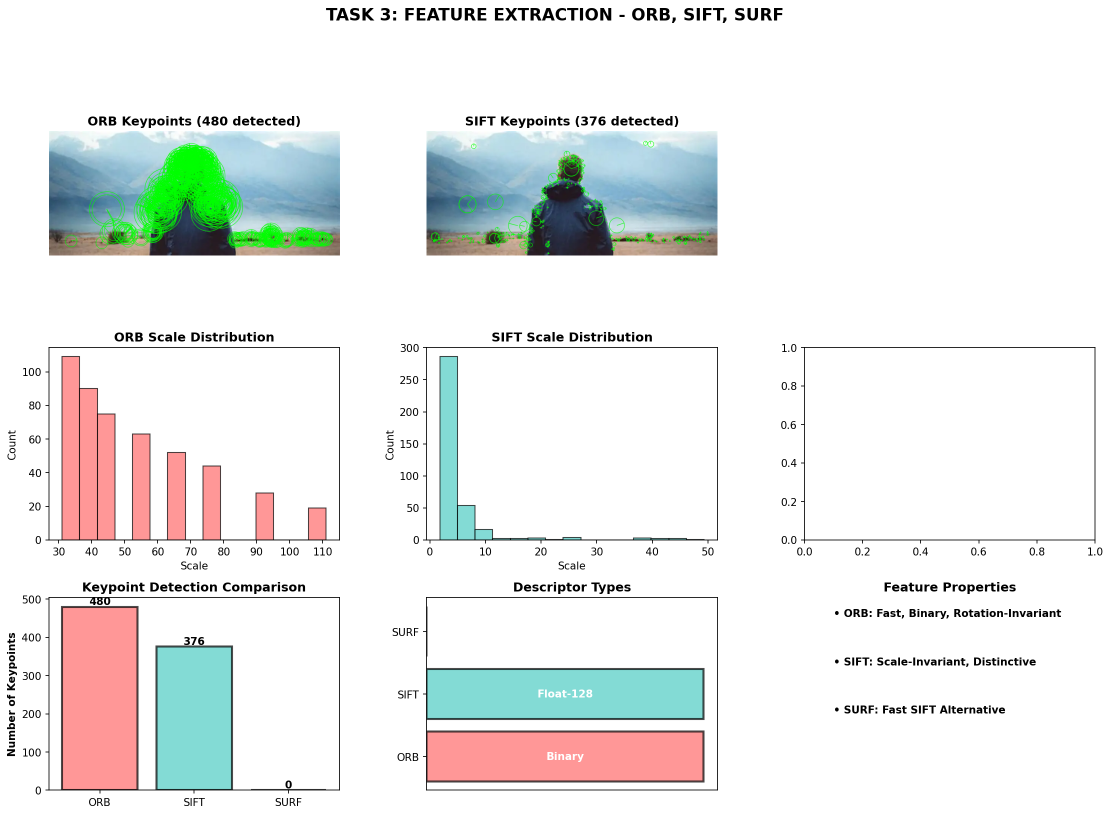
#> input picture task3_feature_extraction_results.png, 2221 x 1630 px, given in place of OIP (2).webp, which was not available (shown at 1/2 size)
$ python task3_feature_extraction.py
#> lines starting #> are read from the running program, lines starting #| are printed output that depends on the picture; pictures that were not available may be replaced by others from this repository, and a replacement may not be noted
"""
TASK 3: FEATURE EXTRACTION
Applies ORB, SIFT, and SURF feature detectors
Visualizes keypoints and descriptors
"""

import cv2
import numpy as np
import matplotlib
matplotlib.use('Agg')  # Non-interactive backend
import matplotlib.pyplot as plt
import sys

# Image path
IMAGE_PATH = r"C:\Users\gtcam\OneDrive\Pictures\Camera Roll\OIP (2).webp"

def load_image(path):
    """Load image"""
    img = cv2.imread(path)
    if img is None:
        raise FileNotFoundError(f"Image not found at {path}")
    img_rgb = cv2.cvtColor(img, cv2.COLOR_BGR2RGB)
    img_gray = cv2.cvtColor(img, cv2.COLOR_BGR2GRAY)
    return img_rgb, img_gray

def apply_orb(img_gray, n_features=500):
    """
    Apply ORB (Oriented FAST and Rotated BRIEF) feature detector

    Characteristics:
    - Binary descriptors (fast comparison)
    - Rotation invariant
    - Scale invariant
    - Fast and efficient for real-time applications
    """
    print("[*] Applying ORB (Oriented FAST and Rotated BRIEF)...")

    orb = cv2.ORB_create(nfeatures=n_features)
    keypoints, descriptors = orb.detectAndCompute(img_gray, None)

    print(f"    ✓ ORB keypoints detected: {len(keypoints)}")
    if descriptors is not None:
        print(f"    ✓ Descriptor shape: {descriptors.shape}")
        print(f"    ✓ Descriptor type: Binary")

    return keypoints, descriptors, 'ORB'

def apply_sift(img_gray):
    """
    Apply SIFT (Scale-Invariant Feature Transform) feature detector

    Characteristics:
    - Scale invariant
    - Rotation invariant
    - Highly distinctive descriptors (Float-128)
    - Computationally more expensive
    - Patent-free since 2020
    """
    print("[*] Applying SIFT (Scale-Invariant Feature Transform)...")

    sift = cv2.SIFT_create()
    keypoints, descriptors = sift.detectAndCompute(img_gray, None)

    print(f"    ✓ SIFT keypoints detected: {len(keypoints)}")
    if descriptors is not None:
        print(f"    ✓ Descriptor shape: {descriptors.shape}")
        print(f"    ✓ Descriptor type: Float (128-dimensional)")

    return keypoints, descriptors, 'SIFT'

def apply_surf(img_gray, hessian_threshold=400):
    """
    Apply SURF (Speeded Up Robust Features) feature detector

    Characteristics:
    - Similar to SIFT but faster
    - Scale and rotation invariant
    - Uses Hessian matrix for detection
    - Good balance between speed and quality
    """
    print("[*] Applying SURF (Speeded Up Robust Features)...")

    try:
        surf = cv2.xfeatures2d.SURF_create(hessianThreshold=hessian_threshold)
        keypoints, descriptors = surf.detectAndCompute(img_gray, None)

        print(f"    ✓ SURF keypoints detected: {len(keypoints)}")
        if descriptors is not None:
            print(f"    ✓ Descriptor shape: {descriptors.shape}")
            print(f"    ✓ Descriptor type: Float")

        return keypoints, descriptors, 'SURF'

    except Exception as e:
        print(f"    ✗ SURF not available: {str(e)}")
        return [], None, 'SURF'

def visualize_keypoints(img_rgb, keypoints, detector_name):
    """
    Visualize keypoints on the image
    """
    img_with_kp = cv2.drawKeypoints(
        img_rgb, keypoints, None,
        color=(0, 255, 0),
        flags=cv2.DRAW_MATCHES_FLAGS_DRAW_RICH_KEYPOINTS
    )
    return img_with_kp

# [46 lines left out: functions analyze_keypoint_distribution, analyze_keypoint_scales, not called in this run]

def print_feature_statistics(kp_orb, kp_sift, kp_surf):
    """Print detailed statistics about feature extraction"""
    print("\n" + "="*70)
    print("FEATURE EXTRACTION STATISTICS")
    print("="*70)

    print(f"\n    ═══ KEYPOINT COUNTS ═══")
    print(f"    ORB:  {len(kp_orb)} keypoints")
    print(f"    SIFT: {len(kp_sift)} keypoints")
    print(f"    SURF: {len(kp_surf)} keypoints")

    print(f"\n    ═══ ORB ANALYSIS ═══")
    if kp_orb:
        scales = np.array([kp.size for kp in kp_orb])
        angles = np.array([kp.angle for kp in kp_orb])
        print(f"      • Keypoints: {len(kp_orb)}")
        print(f"      • Mean scale: {np.mean(scales):.2f}")
        print(f"      • Scale range: {np.min(scales):.2f} - {np.max(scales):.2f}")
        print(f"      • Mean orientation: {np.mean(angles):.2f}°")

    print(f"\n    ═══ SIFT ANALYSIS ═══")
    if kp_sift:
        scales = np.array([kp.size for kp in kp_sift])
        angles = np.array([kp.angle for kp in kp_sift])
        print(f"      • Keypoints: {len(kp_sift)}")
        print(f"      • Mean scale: {np.mean(scales):.2f}")
        print(f"      • Scale range: {np.min(scales):.2f} - {np.max(scales):.2f}")
        print(f"      • Mean orientation: {np.mean(angles):.2f}°")

    print(f"\n    ═══ SURF ANALYSIS ═══")
    if kp_surf:
        scales = np.array([kp.size for kp in kp_surf])
        angles = np.array([kp.angle for kp in kp_surf])
        print(f"      • Keypoints: {len(kp_surf)}")
        print(f"      • Mean scale: {np.mean(scales):.2f}")
        print(f"      • Scale range: {np.min(scales):.2f} - {np.max(scales):.2f}")
        print(f"      • Mean orientation: {np.mean(angles):.2f}°")

def visualize_features(img_rgb, kp_orb, kp_sift, kp_surf, desc_orb, desc_sift, desc_surf):
    """Visualize feature extraction results"""
    print("\n[*] Creating visualizations...")

    # Draw keypoints
    img_orb_kp = visualize_keypoints(img_rgb, kp_orb, 'ORB')
    img_sift_kp = visualize_keypoints(img_rgb, kp_sift, 'SIFT')
    img_surf_kp = visualize_keypoints(img_rgb, kp_surf, 'SURF') if kp_surf else None

    fig = plt.figure(figsize=(18, 12))

    # Create grid
    gs = fig.add_gridspec(3, 3, hspace=0.3, wspace=0.3)

    # Row 1: Keypoint visualizations
    ax1 = fig.add_subplot(gs[0, 0])
    ax1.imshow(img_orb_kp)
    ax1.set_title(f'ORB Keypoints ({len(kp_orb)} detected)', fontweight='bold')
    ax1.axis('off')

    ax2 = fig.add_subplot(gs[0, 1])
    ax2.imshow(img_sift_kp)
    ax2.set_title(f'SIFT Keypoints ({len(kp_sift)} detected)', fontweight='bold')
    ax2.axis('off')

    if img_surf_kp is not None:
        ax3 = fig.add_subplot(gs[0, 2])
        ax3.imshow(img_surf_kp)
        ax3.set_title(f'SURF Keypoints ({len(kp_surf)} detected)', fontweight='bold')
        ax3.axis('off')

    # Row 2: Scale distributions
    ax4 = fig.add_subplot(gs[1, 0])
    if kp_orb:
        scales_orb = [kp.size for kp in kp_orb]
        ax4.hist(scales_orb, bins=15, color='#FF6B6B', edgecolor='black', alpha=0.7)
        ax4.set_title('ORB Scale Distribution', fontweight='bold')
        ax4.set_xlabel('Scale')
        ax4.set_ylabel('Count')

    ax5 = fig.add_subplot(gs[1, 1])
    if kp_sift:
        scales_sift = [kp.size for kp in kp_sift]
        ax5.hist(scales_sift, bins=15, color='#4ECDC4', edgecolor='black', alpha=0.7)
        ax5.set_title('SIFT Scale Distribution', fontweight='bold')
        ax5.set_xlabel('Scale')
        ax5.set_ylabel('Count')

    ax6 = fig.add_subplot(gs[1, 2])
    if kp_surf:
        scales_surf = [kp.size for kp in kp_surf]
        ax6.hist(scales_surf, bins=15, color='#45B7D1', edgecolor='black', alpha=0.7)
        ax6.set_title('SURF Scale Distribution', fontweight='bold')
        ax6.set_xlabel('Scale')
        ax6.set_ylabel('Count')

    # Row 3: Comparative bar charts
    ax7 = fig.add_subplot(gs[2, 0])
    detectors = ['ORB', 'SIFT', 'SURF']
    keypoints_count = [len(kp_orb), len(kp_sift), len(kp_surf)]
    colors = ['#FF6B6B', '#4ECDC4', '#45B7D1']
    bars = ax7.bar(detectors, keypoints_count, color=colors, edgecolor='black', alpha=0.7, linewidth=2)
    ax7.set_ylabel('Number of Keypoints', fontweight='bold')
    ax7.set_title('Keypoint Detection Comparison', fontweight='bold')
    for bar in bars:
        height = bar.get_height()
        ax7.text(bar.get_x() + bar.get_width()/2., height,
                f'{int(height)}', ha='center', va='bottom', fontweight='bold')

    # Descriptor information
    ax8 = fig.add_subplot(gs[2, 1])
    descriptor_info = ['Binary' if desc_orb is not None else 'None',
                      'Float-128' if desc_sift is not None else 'None',
                      'Float-64' if desc_surf is not None else 'None']
    y_pos = np.arange(len(detectors))
    ax8.barh(y_pos, [1, 1, 1] if kp_surf else [1, 1, 0], color=colors[:2+bool(kp_surf)],
             alpha=0.7, edgecolor='black', linewidth=2)
    ax8.set_yticks(y_pos)
    ax8.set_yticklabels(detectors)
    ax8.set_xticks([])
    ax8.set_title('Descriptor Types', fontweight='bold')
    for i, (det, desc) in enumerate(zip(detectors, descriptor_info)):
        ax8.text(0.5, i, desc, va='center', ha='center', fontweight='bold', color='white')

    # Feature characteristics
    ax9 = fig.add_subplot(gs[2, 2])
    ax9.axis('off')
    characteristics = [
        "ORB: Fast, Binary, Rotation-Invariant",
        "SIFT: Scale-Invariant, Distinctive",
        "SURF: Fast SIFT Alternative"
    ]
    y_start = 0.9
    for i, char in enumerate(characteristics):
        ax9.text(0.1, y_start - i*0.25, f"• {char}", fontsize=10, fontweight='bold',
                transform=ax9.transAxes, wrap=True)
    ax9.set_title('Feature Properties', fontweight='bold')

    fig.suptitle('TASK 3: FEATURE EXTRACTION - ORB, SIFT, SURF',
                 fontsize=16, fontweight='bold')

    output_path = r'c:\Users\gtcam\OneDrive\Desktop\Assignment-4\task3_feature_extraction_results.png'
    plt.savefig(output_path, dpi=150, bbox_inches='tight')
    print(f"    ✓ Visualization saved to: {output_path}")

    plt.show()

def main():
    print("="*70)
    print("TASK 3: FEATURE EXTRACTION")
    print("="*70)

    # Load image
    print("\n[*] Loading image...")
    img_rgb, img_gray = load_image(IMAGE_PATH)
#> in load_image, img is the input picture: shape (1630, 2221, 3); mean B, G, R 235.3, 236.8, 234.8
#> in load_image, `img_gray = cv2.cvtColor(img, cv2.COLOR_BGR2GRAY)`:
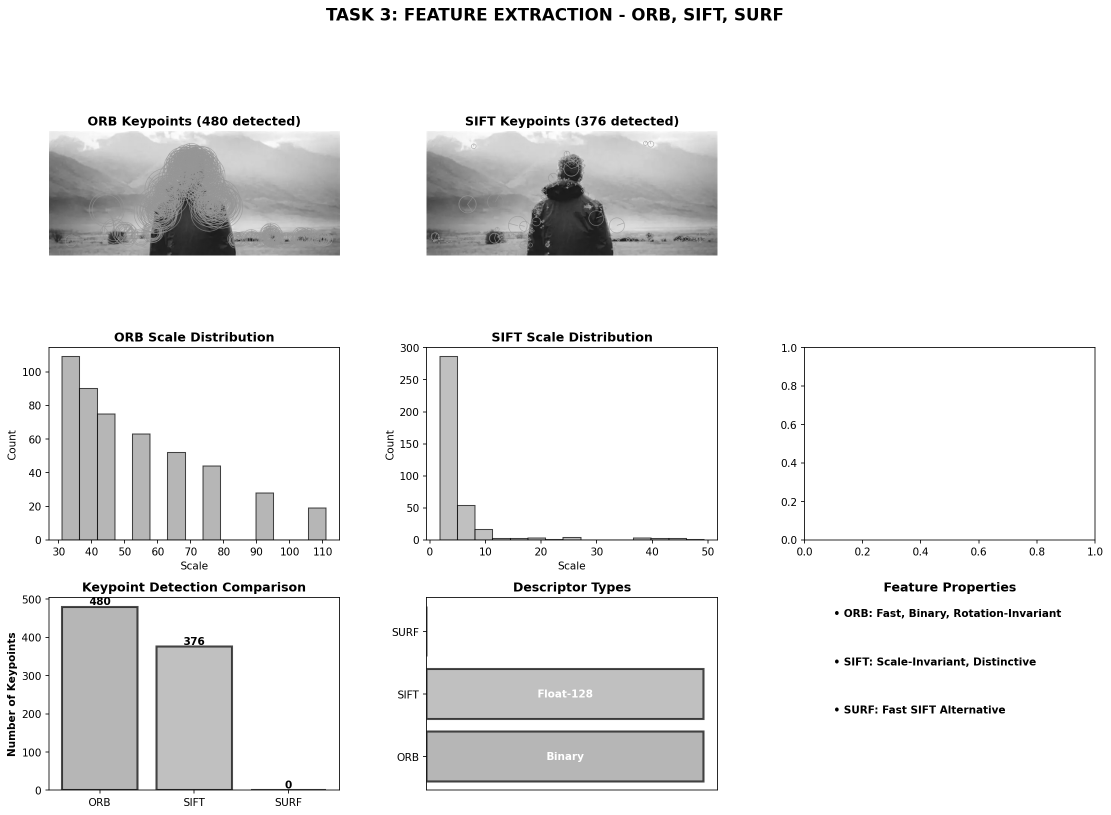
#> img_gray: shape (1630, 2221) (shown at 1/2 size); min 0, max 255, mean 236
    print(f"    ✓ Image shape: {img_rgb.shape}")
#|     ✓ Image shape: (1630, 2221, 3)

    # Apply feature detectors
    print("\n" + "─"*70)
    kp_orb, desc_orb, _ = apply_orb(img_gray, n_features=500)
#> in apply_orb, `keypoints, descriptors = orb.detectAndCompute(img_gray, None)`: keypoints = 502 keypoints; strongest (x, y, size): (1813, 1323, 31), (1972, 1323, 31), (1726, 1232, 37.2), (1728, 1229, 37.2)
#|     ✓ ORB keypoints detected: 502
#|     ✓ Descriptor shape: (502, 32)
#> kp_orb has the same summary as keypoints in apply_orb
    kp_sift, desc_sift, _ = apply_sift(img_gray)
#> in apply_sift, `keypoints, descriptors = sift.detectAndCompute(img_gray, None)`: keypoints = 4413 keypoints; strongest (x, y, size): (1673, 1226, 4.9), (1673, 1323, 4.9), (1673, 1419, 4.9), (789, 25, 4.3)
#|     ✓ SIFT keypoints detected: 4413
#|     ✓ Descriptor shape: (4413, 128)
#> kp_sift has the same summary as keypoints in apply_sift
    kp_surf, desc_surf, _ = apply_surf(img_gray)
#> kp_surf = []

    # Print statistics
    print_feature_statistics(kp_orb, kp_sift, kp_surf)
#|     ORB:  502 keypoints
#|     SIFT: 4413 keypoints
#|     SURF: 0 keypoints
#> in print_feature_statistics, `scales = np.array([kp.size for kp in kp_orb])`: scales = 502 values from 31 to 111.1
#> in print_feature_statistics, `angles = np.array([kp.angle for kp in kp_orb])`: angles = 502 values, max 357.8 at index 498, min 0.021 at index 395, mean 202.1
#|       • Keypoints: 502
#|       • Mean scale: 53.83
#|       • Scale range: 31.00 - 111.08
#|       • Mean orientation: 202.07°
#> in print_feature_statistics, `scales = np.array([kp.size for kp in kp_sift])`: scales = 4413 values, max 310.9 at index 2898, min 1.8 at index 376, mean 5.15
#> in print_feature_statistics, `angles = np.array([kp.angle for kp in kp_sift])`: angles = 4413 values, max 360 at index 2478, min 0.0564 at index 3257, mean 181
#|       • Keypoints: 4413
#|       • Mean scale: 5.15
#|       • Scale range: 1.80 - 310.94
#|       • Mean orientation: 181.01°

    # Visualize
    visualize_features(img_rgb, kp_orb, kp_sift, kp_surf, desc_orb, desc_sift, desc_surf)
#> in visualize_keypoints, `img_with_kp = cv2.drawKeypoints( img_rgb, keypoints, None, color=(0, 2..`:
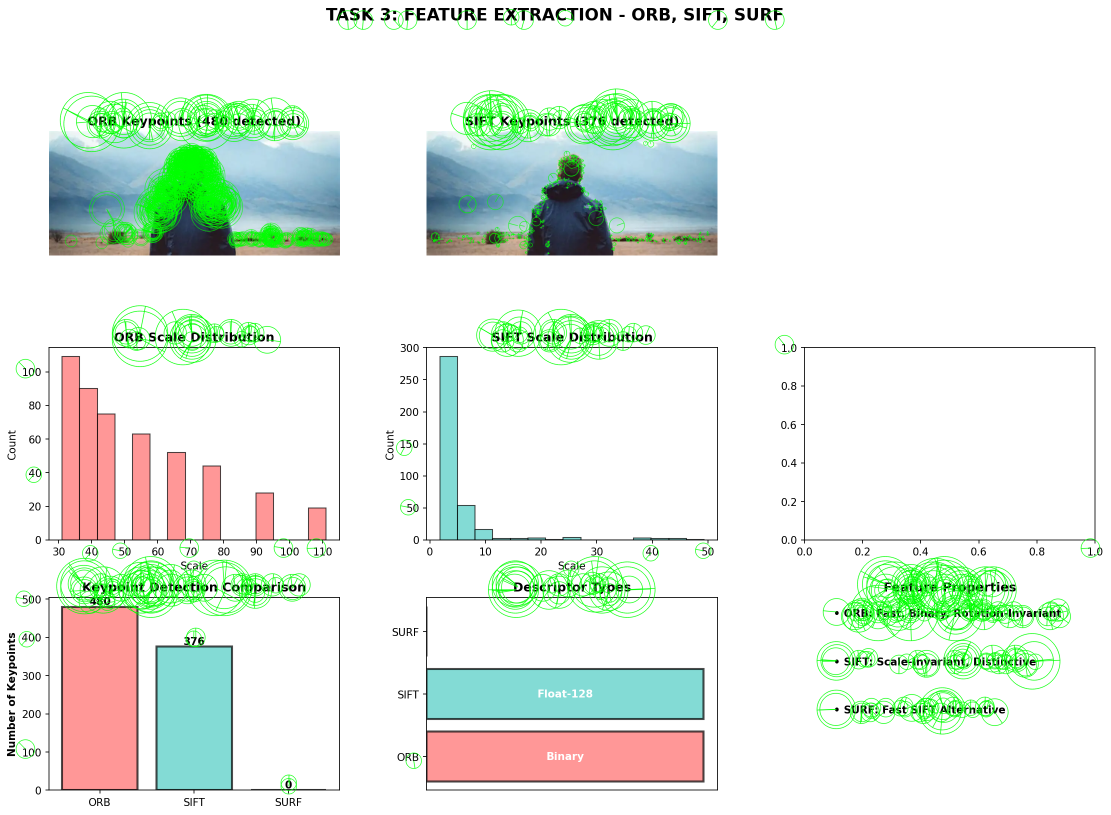
#> img_with_kp: shape (1630, 2221, 3) (shown at 1/2 size); mean R, G, B 228.3, 237.6, 228.7
#> call 2 of visualize_keypoints, with detector_name = 'SIFT'
#> in visualize_keypoints (call 2), `img_with_kp = cv2.drawKeypoints( img_rgb, keypoints, None, color=(0, 2..`:
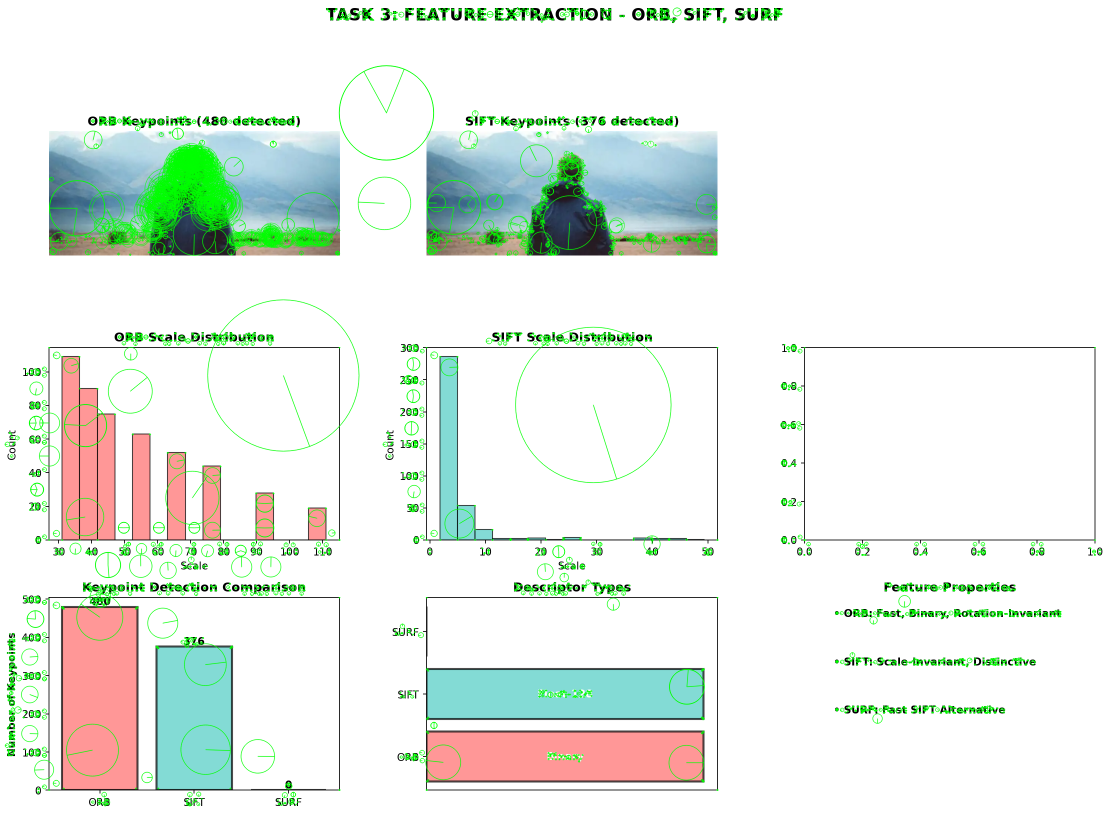
#> img_with_kp: shape (1630, 2221, 3) (shown at 1/2 size); mean R, G, B 231.7, 238.7, 232.2
#> in visualize_features, `scales_orb = [kp.size for kp in kp_orb]`: scales_orb = 502 values from 31 to 111.1
#> in visualize_features, `scales_sift = [kp.size for kp in kp_sift]`: scales_sift has the same summary as scales in print_feature_statistics
#> in visualize_features, `keypoints_count = [len(kp_orb), len(kp_sift), len(kp_surf)]`: keypoints_count = [502, 4413, 0]
#> the loop in visualize_features, `for bar in bars:` made 3 passes
#> height on passes 1 to 3: 502, 4413, 0
#> in visualize_features, `descriptor_info = ['Binary' if desc_orb is not None else 'None', 'Floa..`: descriptor_info = ['Binary', 'Float-128', 'None']
#> in visualize_features, `y_pos = np.arange(len(detectors))`: y_pos = [0, 1, 2]
#> the loop in visualize_features, `for i, (det, desc) in enumerate(zip(detectors, descriptor_info)):` made 3 passes
#> in visualize_features, `plt.savefig(output_path, dpi=150, bbox_inches='tight')`:
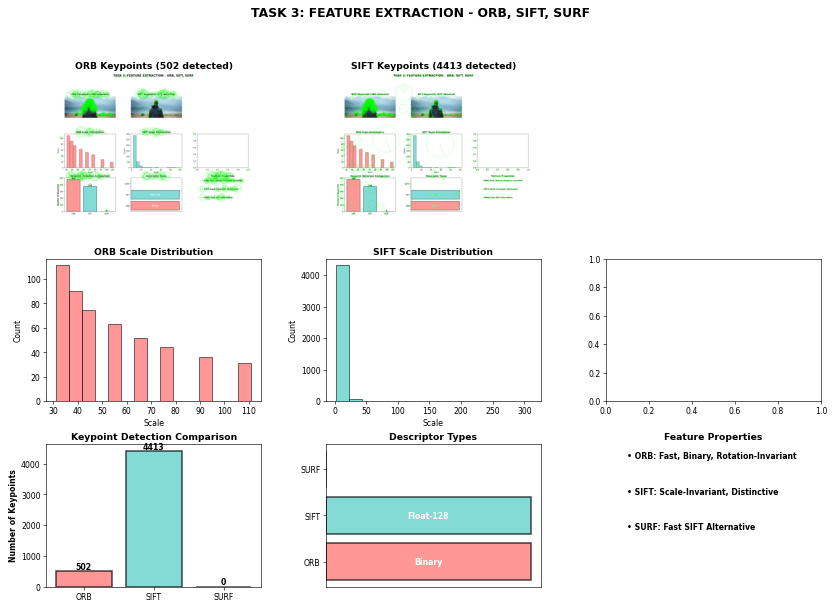
#> figure drawn by matplotlib, 6 panels; panel 3: tallest bar 111 high, from x = 31 to 36.34; panel 4: tallest bar 4308 high, from x = 1.8 to 22.41; panel 5: tallest bar 4413 high, from x = 0.6 to 1.4

    print("\n" + "="*70)
    print("✓ TASK 3 COMPLETED")
    print("="*70)

if __name__ == "__main__":
    main()
